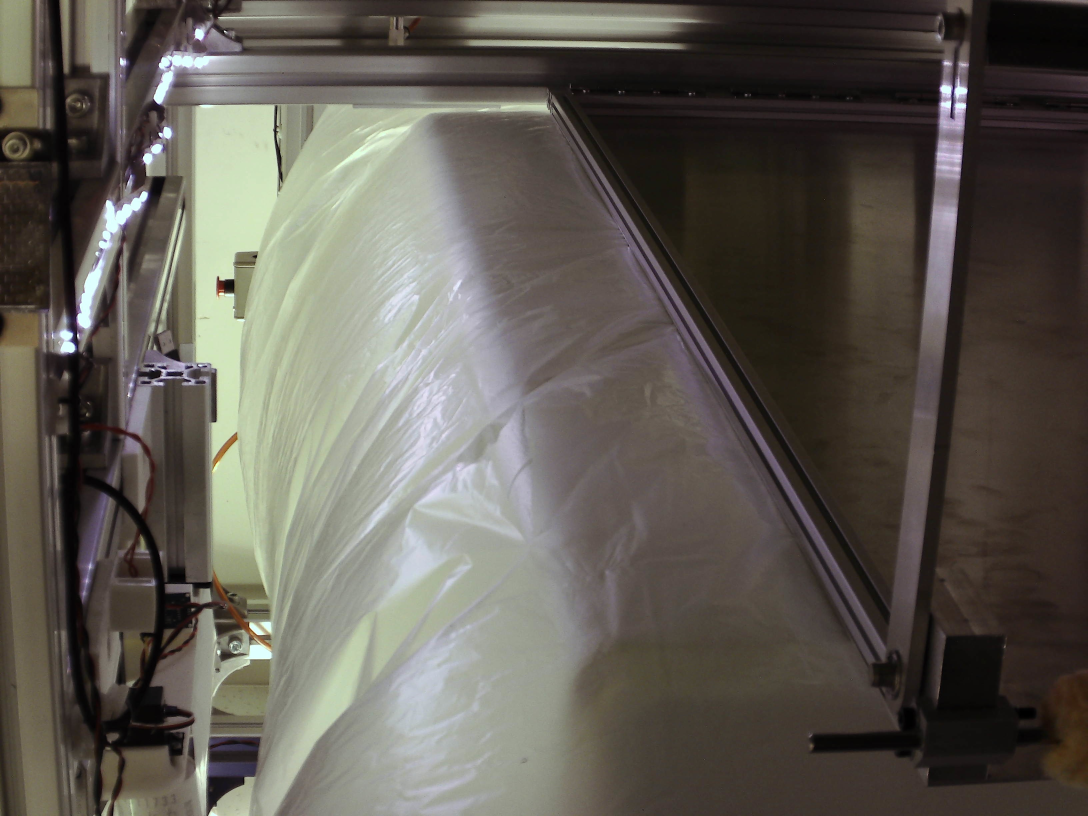
#> input picture image/out_img2.jpg, 3264 x 2448 px, found by its file name (shown at 1/3 size); the run also reads 1 picture not shown here
$ python boutyou_staticimage.py
#> lines starting #> are read from the running program, lines starting #| are printed output that depends on the picture; after the words box and inside, x2 and y2 are one past the last pixel; in counts of white or black regions, pixels touching at a corner belong together
#------------------------------------------------------------------------
#date:2025/02/17
#name:Ito Natsuki
#取得画像から袋の破れを検出
#
#update:袋の反射を抑えるプログラムを追加
#------------------------------------------------------------------------


import cv2
import time
import numpy as np
from matplotlib import pyplot as plt

import os
os.environ["OPENCV_VIDEOIO_MSMF_ENABLE_HW_TRANSFORMS"] = "0"

def nothing(x):
    pass


##window作成
#cv2.namedWindow('ori', cv2.WINDOW_NORMAL) #元画像
cv2.namedWindow('track', cv2.WINDOW_NORMAL)#トラックバー
#cv2.namedWindow('nitika_image', cv2.WINDOW_NORMAL)#２値化変更後画像
#cv2.namedWindow('contimg', cv2.WINDOW_NORMAL)#輪郭描画後画像
#cv2.namedWindow('open', cv2.WINDOW_NORMAL)#処理後画像

cv2.createTrackbar('canny1','track',94,255,nothing)#canny下
cv2.createTrackbar('canny2','track',23,255,nothing)#canny上
cv2.createTrackbar('heikatu','track',3,4,nothing)#平滑カーネル
cv2.createTrackbar('open','track',1,4,nothing)#オープニングカーネル
cv2.createTrackbar('open_count','track',3,10,nothing)#オープニング回数
cv2.createTrackbar('close_count','track',6,10,nothing)#クロージング回数


##表示させる画像のサイズを指定
##(幅,高さ)
size = (640,480)
#size = (1600, 1200)
#size = (3264, 2448)

while(1):
        ##ファイルパス
        filepath = "C:/startfile/g52024/image/out_img2.jpg"
        mask_filepath = "C:/startfile/g52024/image/oshidashi_staticimage.jpg"
        track_filepath = "C:/startfile/g52024/image/track.png"
        hansya_filepath = "C:/startfile/g52024/image/hansya_mask.jpg"

        ##画像読み込み
        frame = cv2.imread(filepath, 1)#カラー画像
#> frame is the input picture: shape (2448, 3264, 3); mean B, G, R 83.3, 91.1, 95.5
        mask = cv2.imread(mask_filepath, 0)#袋の角マスク画像
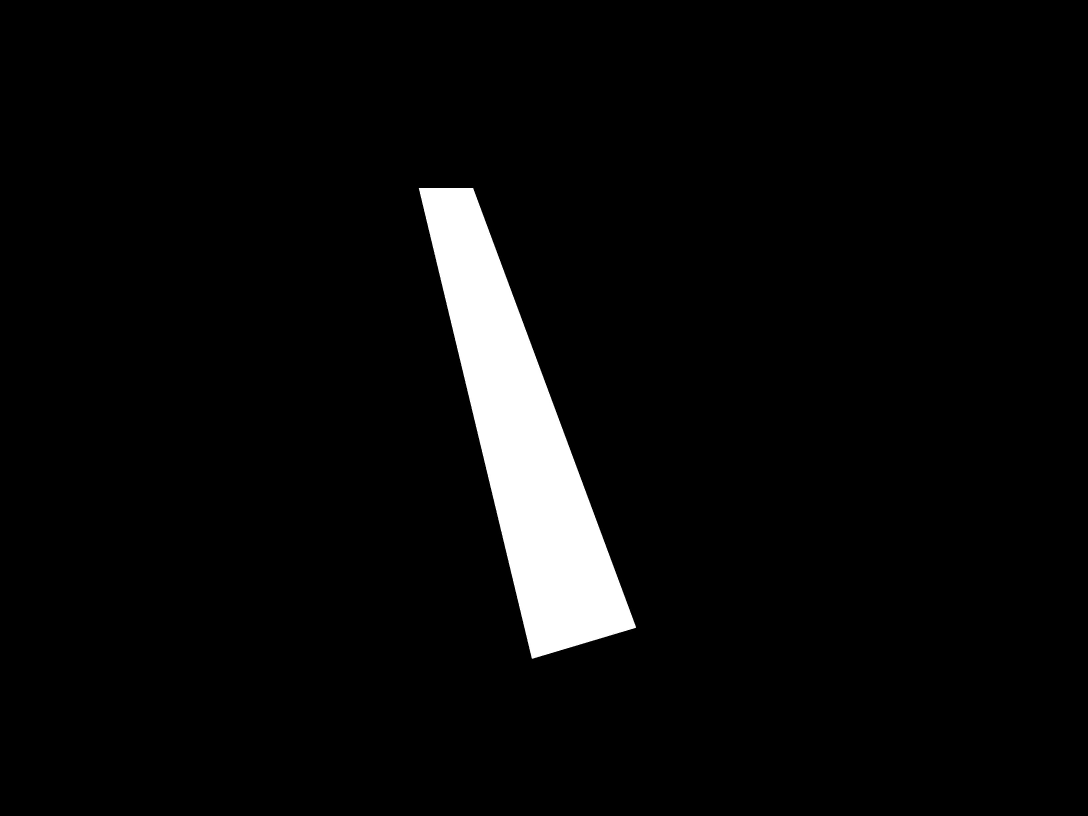
#> input picture image/oshidashi_staticimage.jpg, 3264 x 2448 px, found by its file name (shown at 1/3 size)
#> mask is the input picture: shape (2448, 3264); min 0, max 255, mean 11
        track = cv2.imread(track_filepath)#トラックバー
        hansya = cv2.imread(hansya_filepath, 0)#反射除去用のグレー画像
#> hansya: shape (480, 640); every value is 172
        image_color = cv2.imread(filepath,1)#カメラのカラー画像
        image_ori = cv2.imread(filepath)#カメラのグレー画像

        ##画像サイズ変更
        frame = cv2.resize(frame, size)
#> frame: shape (480, 640, 3)
        mask = cv2.resize(mask, size)
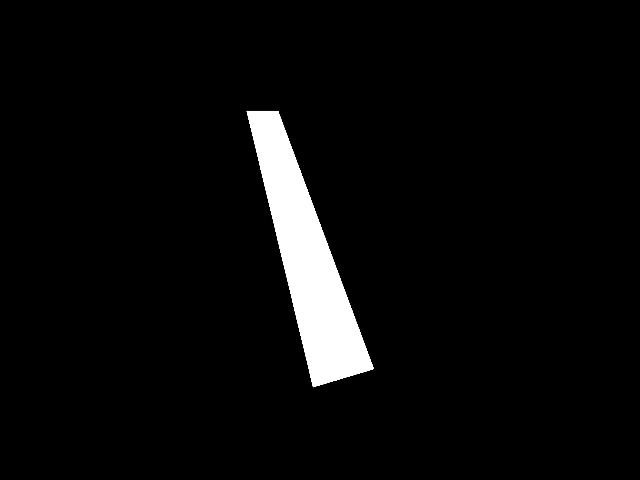
#> mask: shape (480, 640); min 0, max 255, mean 11
        hansya = cv2.resize(hansya, size)
        image_color = cv2.resize(image_color, size)
        image_ori = cv2.resize(image_ori,size)

        cv2.imshow('frame', frame)#カメラ画像を表示

        frame = cv2.cvtColor(frame,cv2.COLOR_BGR2GRAY)#グレー画像に変換
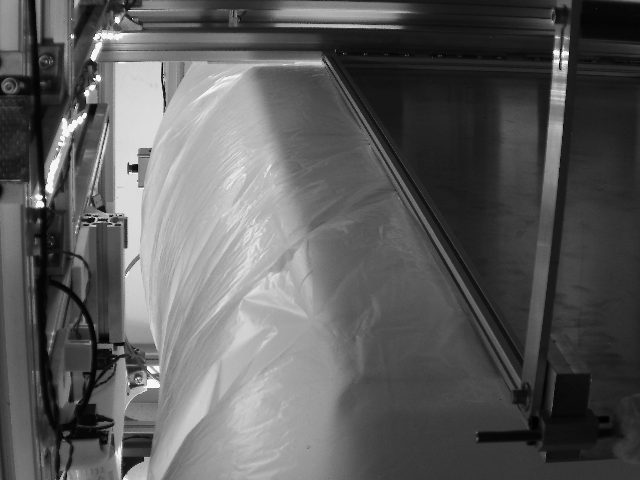
#> frame: shape (480, 640); min 0, max 251, mean 91.4
        thresh_value, nitika_image = cv2.threshold(frame, 180, 255, cv2.THRESH_BINARY)#袋の反射部分を取得
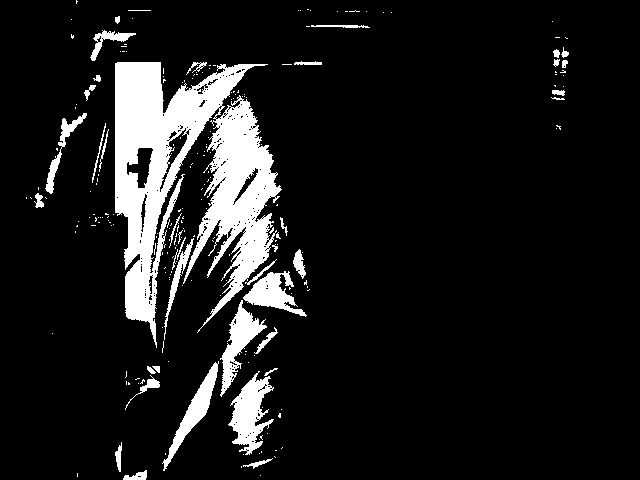
#> nitika_image: shape (480, 640); 10.7% white; 223 white regions (184 under 20 px), largest, box (x1, y1, x2, y2) and area: (115, 62, 282, 348) 22808, (228, 371, 274, 455) 1878, (220, 300, 267, 397) 1458
        hihanten = nitika_image#袋の反射部分が白の画像
        hanten = 255 - nitika_image#袋の反射部分が黒の画像
        nitika_image = cv2.bitwise_and(frame, hanten)#元画像に対して、袋の反射部分を切り取る
        hansya = cv2.bitwise_and(hansya, hihanten)#グレー画像を袋の反射に合わせて切り取る
        nitika_image = cv2.add(nitika_image, hansya)#反射部分をグレー画像に差し替え

        cv2.imshow('hansya', nitika_image)#反射をなくした画像を表示


        image = nitika_image


        heikatu = cv2.getTrackbarPos('heikatu','track')  #オープニングカーネル(1)
        if heikatu == 1:
            heikatu = 1
        elif heikatu == 2:
            heikatu = 3
        elif heikatu == 3:
            heikatu = 5
        elif heikatu == 4:
            heikatu = 7
        else:
            heikatu = 1

        #平滑化
        image = cv2.medianBlur(image, heikatu)
        image = cv2.medianBlur(image, heikatu)
        image = cv2.medianBlur(image, heikatu)


        image_heikatu= image#平滑化後の画像

        ##キャニー処理でエッジ検出
        canny1 = cv2.getTrackbarPos('canny1','track')#トラックバーの値を取得
        canny2 = cv2.getTrackbarPos('canny2','track')#トラックバーの値を取得
        nitika_image = cv2.Canny(image,canny1,canny2)#キャニー処理
#> nitika_image: shape (480, 640); 4.9% white in thin lines or dots

        #マスク処理
        nitika_image = cv2.bitwise_and(nitika_image, mask)
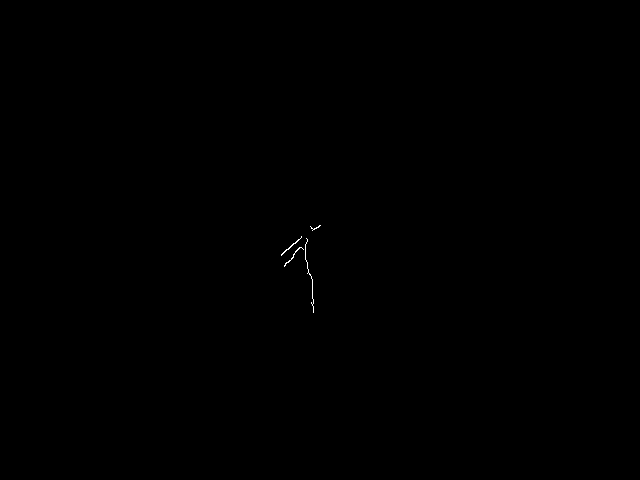
#> nitika_image: shape (480, 640); min 0, max 255, mean 0.1

        ##輪郭検出----------------------------------------------------------------------
        nitika_image_color = cv2.cvtColor(nitika_image,cv2.COLOR_GRAY2BGR)#グレー画像をカラー画像に変換
        #ret,thresh = cv2.threshold(nitika_image, 63, 255, cv2.THRESH_BINARY)#白黒のエリアを決定
        contours,hierarchy = cv2.findContours(nitika_image, cv2.RETR_EXTERNAL, cv2.CHAIN_APPROX_SIMPLE)#輪郭を検出
#> contours = 4 contours, all with area under 20
        contimg = cv2.drawContours(nitika_image_color, contours, -1, (0, 255, 0), 7)#輪郭を書き込み

        ##穴あきを検出-----------------------------------------------------------------------------
        contimg_gray = cv2.cvtColor(contimg, cv2.COLOR_BGR2GRAY)#輪郭画像をグレー画像に変換
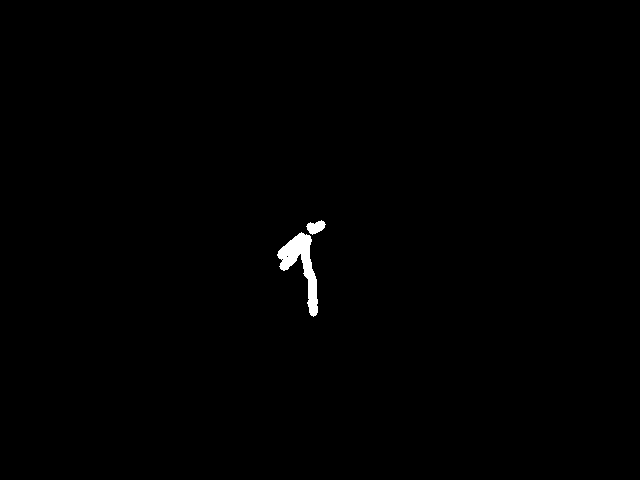
#> contimg_gray: shape (480, 640); values 0 (black) and 150 (white), 0.48% white; 2 white regions, box (x1, y1, x2, y2) and area: (277, 232, 318, 317) 1290, (306, 220, 326, 235) 181
        thresh_value, image = cv2.threshold(contimg_gray, 100, 255, cv2.THRESH_BINARY)#輪郭部分を白色に
        nlabel, image_label = cv2.connectedComponents(image)#ラベリング処理
#> image_label: shape (480, 640) int32; 3 distinct labels, from 0 to 2
#> nlabel = 3
        #ラベリングされた部分を描画
        for i in range(1, nlabel):
            image_dst = cv2.compare(image_label, i, cv2.CMP_EQ)#元画像とラベリング画像を比較
            x, y, w, h = cv2.boundingRect(image_dst)#矩形領域を算出
            #ある程度大きい矩形を穴あきと判定
            if h >= 20:
                cv2.rectangle(image_color, (x,y), (x+w, y+h), (0,0,240), 3)#穴あき部分を囲む
#> this loop made 2 passes
#> (x, y, w, h) on passes 1 to 2: (306, 220, 20, 15), (277, 232, 41, 85)
#> pass 1, `image_dst = cv2.compare(image_label, i, cv2.CMP_EQ)#元画像とラベリング画像を比較`:
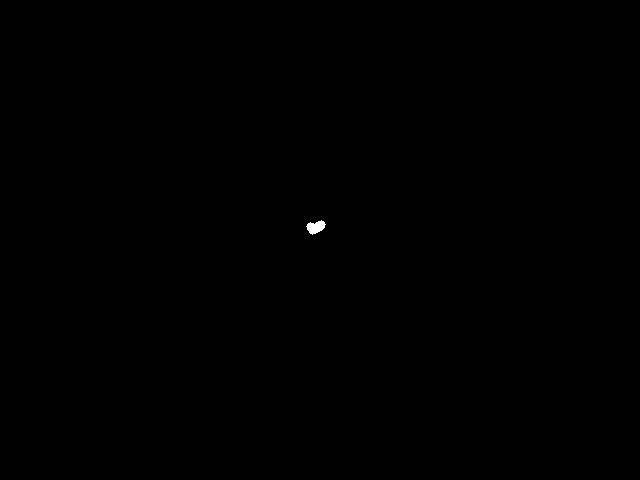
#> image_dst: shape (480, 640); 0.06% white; 1 white region, box (x1, y1, x2, y2) and area: (306, 220, 326, 235) 181

        #画像を表示
        cv2.imshow('ori', image_color)#元画像
        cv2.imshow('open', image_heikatu)
        cv2.imshow('nitika_image',nitika_image)#バイラテラルフィルタの適用
        cv2.imshow('track',track)
        cv2.imshow('contimg',contimg)

        # 'q'キーが押されたらループから抜ける
        if cv2.waitKey(1) & 0xFF == ord('q'):
#> (key q is pressed here)
            cv2.imwrite("./image/ori.jpg", image_color)
            cv2.imwrite("./image/syorigo.jpg", image_heikatu)
            time.sleep(1)
            cv2.imwrite("./image/nitika.jpg", nitika_image)
            cv2.imwrite("./image/contimg.jpg", contimg)

            break


cv2.destroyAllWindows()
